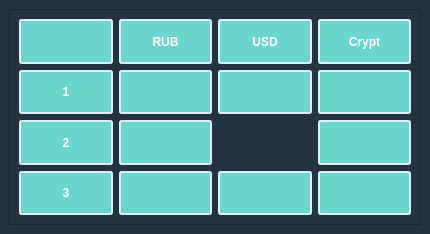
<?xml version="1.0" encoding="UTF-8"?>
<ui version="4.0">
 <class>MainWindow</class>
 <widget class="QMainWindow" name="MainWindow">
  <property name="geometry">
   <rect>
    <x>0</x>
    <y>0</y>
    <width>430</width>
    <height>234</height>
   </rect>
  </property>
  <property name="windowTitle">
   <string>MainWindow</string>
  </property>
  <property name="styleSheet">
   <string notr="true">background: #233340;</string>
  </property>
  <widget class="QWidget" name="centralwidget">
   <layout class="QGridLayout" name="gridLayout">
    <item row="0" column="0">
     <widget class="QFrame" name="frame">
      <property name="styleSheet">
       <string notr="true">background: #233340;
color: white;
</string>
      </property>
      <property name="frameShape">
       <enum>QFrame::StyledPanel</enum>
      </property>
      <property name="frameShadow">
       <enum>QFrame::Raised</enum>
      </property>
      <layout class="QGridLayout" name="gridLayout_2">
       <item row="0" column="0">
        <widget class="QLabel" name="label">
         <property name="styleSheet">
          <string notr="true">background: #6bd6ce;
border: 2px solid #ddedfa;
border-radius: 3px;
font: bold;</string>
         </property>
         <property name="text">
          <string/>
         </property>
         <property name="alignment">
          <set>Qt::AlignCenter</set>
         </property>
        </widget>
       </item>
       <item row="0" column="1">
        <widget class="QLabel" name="label_2">
         <property name="styleSheet">
          <string notr="true">background: #6bd6ce;
border: 2px solid #ddedfa;
border-radius: 3px;
font: bold;</string>
         </property>
         <property name="text">
          <string>RUB</string>
         </property>
         <property name="alignment">
          <set>Qt::AlignCenter</set>
         </property>
        </widget>
       </item>
       <item row="0" column="2">
        <widget class="QLabel" name="label_3">
         <property name="styleSheet">
          <string notr="true">background: #6bd6ce;
border: 2px solid #ddedfa;
border-radius: 3px;
font: bold;</string>
         </property>
         <property name="text">
          <string>USD</string>
         </property>
         <property name="alignment">
          <set>Qt::AlignCenter</set>
         </property>
        </widget>
       </item>
       <item row="0" column="3">
        <widget class="QLabel" name="label_4">
         <property name="layoutDirection">
          <enum>Qt::LeftToRight</enum>
         </property>
         <property name="styleSheet">
          <string notr="true">background: #6bd6ce;
border: 2px solid #ddedfa;
border-radius: 3px;
font: bold;</string>
         </property>
         <property name="text">
          <string>Crypt</string>
         </property>
         <property name="textFormat">
          <enum>Qt::AutoText</enum>
         </property>
         <property name="alignment">
          <set>Qt::AlignCenter</set>
         </property>
        </widget>
       </item>
       <item row="1" column="0">
        <widget class="QLabel" name="label_6">
         <property name="styleSheet">
          <string notr="true">background: #6bd6ce;
border: 2px solid #ddedfa;
border-radius: 3px;
font: bold;</string>
         </property>
         <property name="text">
          <string>1</string>
         </property>
         <property name="alignment">
          <set>Qt::AlignCenter</set>
         </property>
        </widget>
       </item>
       <item row="1" column="1">
        <widget class="QLabel" name="label_5">
         <property name="styleSheet">
          <string notr="true">background: #6bd6ce;
border: 2px solid #ddedfa;
border-radius: 3px;
font: bold;</string>
         </property>
         <property name="text">
          <string/>
         </property>
         <property name="alignment">
          <set>Qt::AlignCenter</set>
         </property>
        </widget>
       </item>
       <item row="1" column="2">
        <widget class="QLabel" name="label_7">
         <property name="styleSheet">
          <string notr="true">background: #6bd6ce;
border: 2px solid #ddedfa;
border-radius: 3px;
font: bold;</string>
         </property>
         <property name="text">
          <string/>
         </property>
         <property name="alignment">
          <set>Qt::AlignCenter</set>
         </property>
        </widget>
       </item>
       <item row="1" column="3">
        <widget class="QLabel" name="label_9">
         <property name="styleSheet">
          <string notr="true">background: #6bd6ce;
border: 2px solid #ddedfa;
border-radius: 3px;
font: bold;</string>
         </property>
         <property name="text">
          <string/>
         </property>
         <property name="alignment">
          <set>Qt::AlignCenter</set>
         </property>
        </widget>
       </item>
       <item row="2" column="0">
        <widget class="QLabel" name="label_8">
         <property name="styleSheet">
          <string notr="true">background: #6bd6ce;
border: 2px solid #ddedfa;
border-radius: 3px;
font: bold;</string>
         </property>
         <property name="text">
          <string>2</string>
         </property>
         <property name="alignment">
          <set>Qt::AlignCenter</set>
         </property>
        </widget>
       </item>
       <item row="2" column="1">
        <widget class="QLabel" name="label_11">
         <property name="styleSheet">
          <string notr="true">background: #6bd6ce;
border: 2px solid #ddedfa;
border-radius: 3px;
font: bold;</string>
         </property>
         <property name="text">
          <string/>
         </property>
         <property name="alignment">
          <set>Qt::AlignCenter</set>
         </property>
        </widget>
       </item>
       <item row="2" column="2">
        <widget class="QLabel" name="label_10">
         <property name="styleSheet">
          <string notr="true">background: #6bd6ce;
border: 2px solid #ddedfa;
border-radius: 3px;
font: bold;QLabel{
text-align: center;
}</string>
         </property>
         <property name="text">
          <string/>
         </property>
         <property name="alignment">
          <set>Qt::AlignCenter</set>
         </property>
        </widget>
       </item>
       <item row="2" column="3">
        <widget class="QLabel" name="label_12">
         <property name="styleSheet">
          <string notr="true">background: #6bd6ce;
border: 2px solid #ddedfa;
border-radius: 3px;
font: bold;</string>
         </property>
         <property name="text">
          <string/>
         </property>
         <property name="alignment">
          <set>Qt::AlignCenter</set>
         </property>
        </widget>
       </item>
       <item row="3" column="0">
        <widget class="QLabel" name="label_13">
         <property name="styleSheet">
          <string notr="true">background: #6bd6ce;
border: 2px solid #ddedfa;
border-radius: 3px;
font: bold;</string>
         </property>
         <property name="text">
          <string>3</string>
         </property>
         <property name="alignment">
          <set>Qt::AlignCenter</set>
         </property>
        </widget>
       </item>
       <item row="3" column="1">
        <widget class="QLabel" name="label_14">
         <property name="styleSheet">
          <string notr="true">background: #6bd6ce;
border: 2px solid #ddedfa;
border-radius: 3px;
font: bold;</string>
         </property>
         <property name="text">
          <string/>
         </property>
         <property name="alignment">
          <set>Qt::AlignCenter</set>
         </property>
        </widget>
       </item>
       <item row="3" column="2">
        <widget class="QLabel" name="label_15">
         <property name="styleSheet">
          <string notr="true">background: #6bd6ce;
border: 2px solid #ddedfa;
border-radius: 3px;
font: bold;</string>
         </property>
         <property name="text">
          <string/>
         </property>
         <property name="alignment">
          <set>Qt::AlignCenter</set>
         </property>
        </widget>
       </item>
       <item row="3" column="3">
        <widget class="QLabel" name="label_16">
         <property name="styleSheet">
          <string notr="true">background: #6bd6ce;
border: 2px solid #ddedfa;
border-radius: 3px;
font: bold;</string>
         </property>
         <property name="text">
          <string/>
         </property>
         <property name="alignment">
          <set>Qt::AlignCenter</set>
         </property>
        </widget>
       </item>
      </layout>
     </widget>
    </item>
   </layout>
  </widget>
 </widget>
 <resources/>
 <connections/>
</ui>
